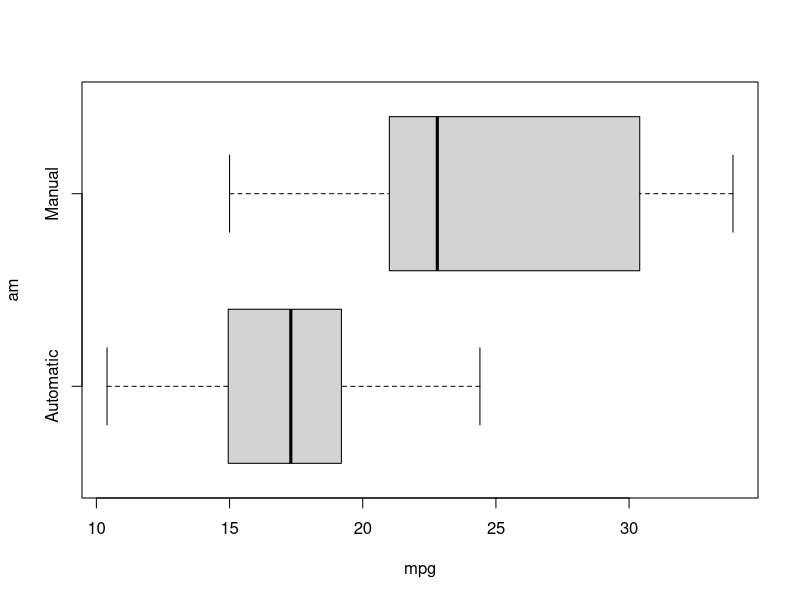
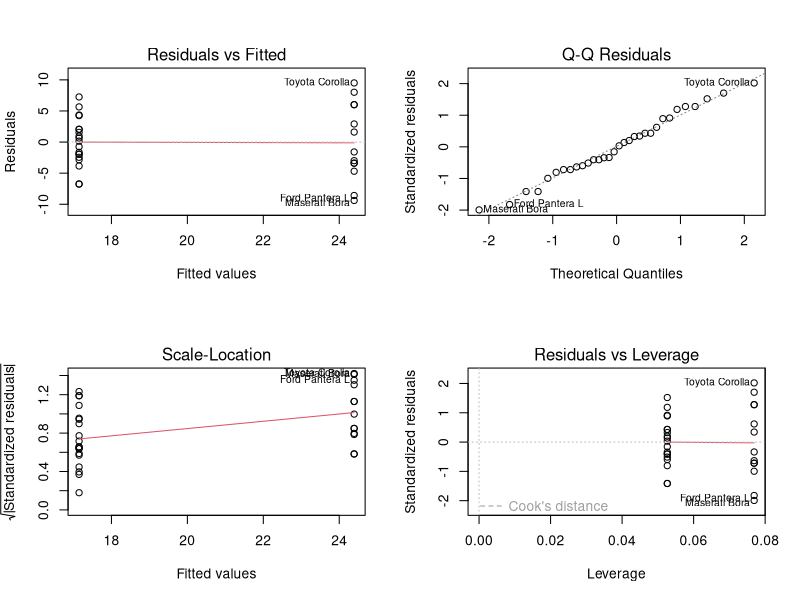
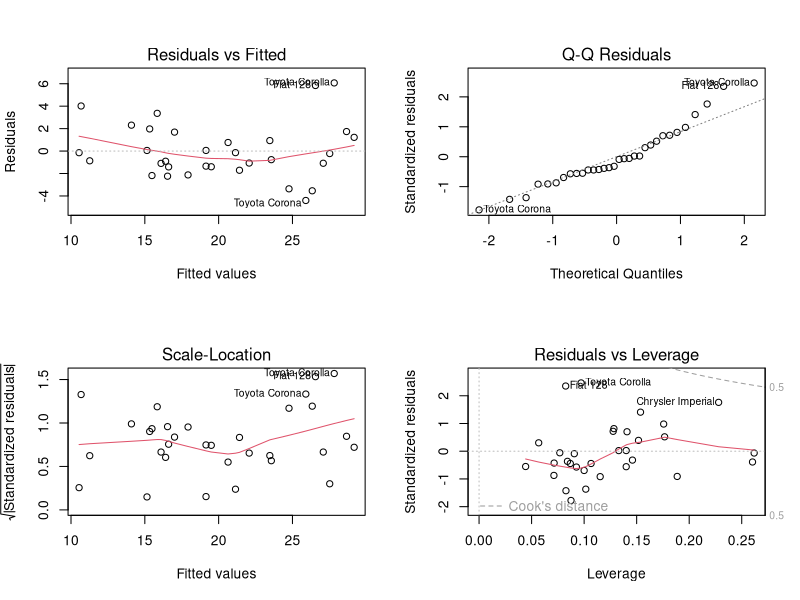

Here is the R script that generated these plots, in order:
## ---- chunk 1

    library(datasets);
    library(ggplot2);

## ---- chunk 2

    data(mtcars);
    mtcars$am <- as.factor(mtcars$am);

## ---- chunk 3

    boxplot(mpg ~ am, mtcars, names = c('Automatic', 'Manual'), horizontal = TRUE);

## ---- chunk 4

    fit1 <- lm(mpg ~ am, mtcars);
    sum1 <- summary(fit1);
    sum1;

## ---- chunk 5

    par(mfrow = c(2, 2));
    plot(fit1);

## ---- chunk 6

    coef <- sum1$coefficients;
    ci1  <- coef[2,1] + c(-1, 1) * qt(.975, df = fit1$df) * coef[2,2];
    ci1;

## ---- chunk 7

    aov_full <- aov(mpg ~ ., mtcars[, 1:11]);
    sum_full <- summary(aov_full);
    sum_full;

## ---- chunk 8

    fit2 <- lm(mpg ~ cyl + disp + wt, mtcars);
    sum2 <- summary(fit2);
    sum2;

## ---- chunk 9

    par(mfrow = c(2, 2));
    plot(fit2);

